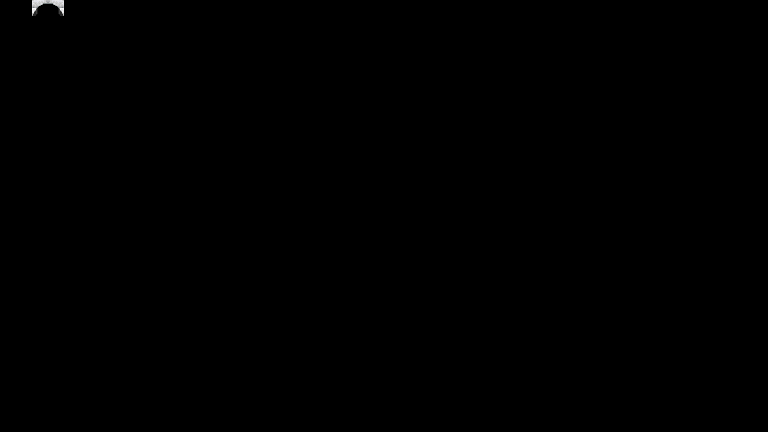

This is a level from a 2D game, rendered from its Tiled map with the project's own tilesets. A one-line summary and the complete map file follow:
An orthogonal 48x27 tile map with 16x16 px tiles, 1 tile layer (Tile Layer 1).

<map version="1.10" tiledversion="1.11.0" orientation="orthogonal" renderorder="right-down" width="48" height="27" tilewidth="16" tileheight="16" infinite="0" nextlayerid="2" nextobjectid="1">
 <tileset firstgid="1" source="tileset.tsx" />
 <layer id="1" name="Tile Layer 1" width="48" height="27">
  <data encoding="csv">
1,2,60,61,0,0,0,0,0,0,0,0,0,0,0,0,0,0,0,0,0,0,0,0,0,0,0,0,0,0,0,0,0,0,0,0,0,0,0,0,0,0,0,0,0,0,0,0,
0,0,0,0,0,0,0,0,0,0,0,0,0,0,0,0,0,0,0,0,0,0,0,0,0,0,0,0,0,0,0,0,0,0,0,0,0,0,0,0,0,0,0,0,0,0,0,0,
0,0,0,0,0,0,0,0,0,0,0,0,0,0,0,0,0,0,0,0,0,0,0,0,0,0,0,0,0,0,0,0,0,0,0,0,0,0,0,0,0,0,0,0,0,0,0,0,
0,0,0,0,0,0,0,0,0,0,0,0,0,0,0,0,0,0,0,0,0,0,0,0,0,0,0,0,0,0,0,0,0,0,0,0,0,0,0,0,0,0,0,0,0,0,0,0,
0,0,0,0,0,0,0,0,0,0,0,0,0,0,0,0,0,0,0,0,0,0,0,0,0,0,0,0,0,0,0,0,0,0,0,0,0,0,0,0,0,0,0,0,0,0,0,0,
0,0,0,0,0,0,0,0,0,0,0,0,0,0,0,0,0,0,0,0,0,0,0,0,0,0,0,0,0,0,0,0,0,0,0,0,0,0,0,0,0,0,0,0,0,0,0,0,
0,0,0,0,0,0,0,0,0,0,0,0,0,0,0,0,0,0,0,0,0,0,0,0,0,0,0,0,0,0,0,0,0,0,0,0,0,0,0,0,0,0,0,0,0,0,0,0,
0,0,0,0,0,0,0,0,0,0,0,0,0,0,0,0,0,0,0,0,0,0,0,0,0,0,0,0,0,0,0,0,0,0,0,0,0,0,0,0,0,0,0,0,0,0,0,0,
0,0,0,0,0,0,0,0,0,0,0,0,0,0,0,0,0,0,0,0,0,0,0,0,0,0,0,0,0,0,0,0,0,0,0,0,0,0,0,0,0,0,0,0,0,0,0,0,
0,0,0,0,0,0,0,0,0,0,0,0,0,0,0,0,0,0,0,0,0,0,0,0,0,0,0,0,0,0,0,0,0,0,0,0,0,0,0,0,0,0,0,0,0,0,0,0,
0,0,0,0,0,0,0,0,0,0,0,0,0,0,0,0,0,0,0,0,0,0,0,0,0,0,0,0,0,0,0,0,0,0,0,0,0,0,0,0,0,0,0,0,0,0,0,0,
0,0,0,0,0,0,0,0,0,0,0,0,0,0,0,0,0,0,0,0,0,0,0,0,0,0,0,0,0,0,0,0,0,0,0,0,0,0,0,0,0,0,0,0,0,0,0,0,
0,0,0,0,0,0,0,0,0,0,0,0,0,0,0,0,0,0,0,0,0,0,0,0,0,0,0,0,0,0,0,0,0,0,0,0,0,0,0,0,0,0,0,0,0,0,0,0,
0,0,0,0,0,0,0,0,0,0,0,0,0,0,0,0,0,0,0,0,0,0,0,0,0,0,0,0,0,0,0,0,0,0,0,0,0,0,0,0,0,0,0,0,0,0,0,0,
0,0,0,0,0,0,0,0,0,0,0,0,0,0,0,0,0,0,0,0,0,0,0,0,0,0,0,0,0,0,0,0,0,0,0,0,0,0,0,0,0,0,0,0,0,0,0,0,
0,0,0,0,0,0,0,0,0,0,0,0,0,0,0,0,0,0,0,0,0,0,0,0,0,0,0,0,0,0,0,0,0,0,0,0,0,0,0,0,0,0,0,0,0,0,0,0,
0,0,0,0,0,0,0,0,0,0,0,0,0,0,0,0,0,0,0,0,0,0,0,0,0,0,0,0,0,0,0,0,0,0,0,0,0,0,0,0,0,0,0,0,0,0,0,0,
0,0,0,0,0,0,0,0,0,0,0,0,0,0,0,0,0,0,0,0,0,0,0,0,0,0,0,0,0,0,0,0,0,0,0,0,0,0,0,0,0,0,0,0,0,0,0,0,
0,0,0,0,0,0,0,0,0,0,0,0,0,0,0,0,0,0,0,0,0,0,0,0,0,0,0,0,0,0,0,0,0,0,0,0,0,0,0,0,0,0,0,0,0,0,0,0,
0,0,0,0,0,0,0,0,0,0,0,0,0,0,0,0,0,0,0,0,0,0,0,0,0,0,0,0,0,0,0,0,0,0,0,0,0,0,0,0,0,0,0,0,0,0,0,0,
0,0,0,0,0,0,0,0,0,0,0,0,0,0,0,0,0,0,0,0,0,0,0,0,0,0,0,0,0,0,0,0,0,0,0,0,0,0,0,0,0,0,0,0,0,0,0,0,
0,0,0,0,0,0,0,0,0,0,0,0,0,0,0,0,0,0,0,0,0,0,0,0,0,0,0,0,0,0,0,0,0,0,0,0,0,0,0,0,0,0,0,0,0,0,0,0,
0,0,0,0,0,0,0,0,0,0,0,0,0,0,0,0,0,0,0,0,0,0,0,0,0,0,0,0,0,0,0,0,0,0,0,0,0,0,0,0,0,0,0,0,0,0,0,0,
0,0,0,0,0,0,0,0,0,0,0,0,0,0,0,0,0,0,0,0,0,0,0,0,0,0,0,0,0,0,0,0,0,0,0,0,0,0,0,0,0,0,0,0,0,0,0,0,
0,0,0,0,0,0,0,0,0,0,0,0,0,0,0,0,0,0,0,0,0,0,0,0,0,0,0,0,0,0,0,0,0,0,0,0,0,0,0,0,0,0,0,0,0,0,0,0,
0,0,0,0,0,0,0,0,0,0,0,0,0,0,0,0,0,0,0,0,0,0,0,0,0,0,0,0,0,0,0,0,0,0,0,0,0,0,0,0,0,0,0,0,0,0,0,0,
0,0,0,0,0,0,0,0,0,0,0,0,0,0,0,0,0,0,0,0,0,0,0,0,0,0,0,0,0,0,0,0,0,0,0,0,0,0,0,0,0,0,0,0,0,0,0,0
</data>
 </layer>
</map>
